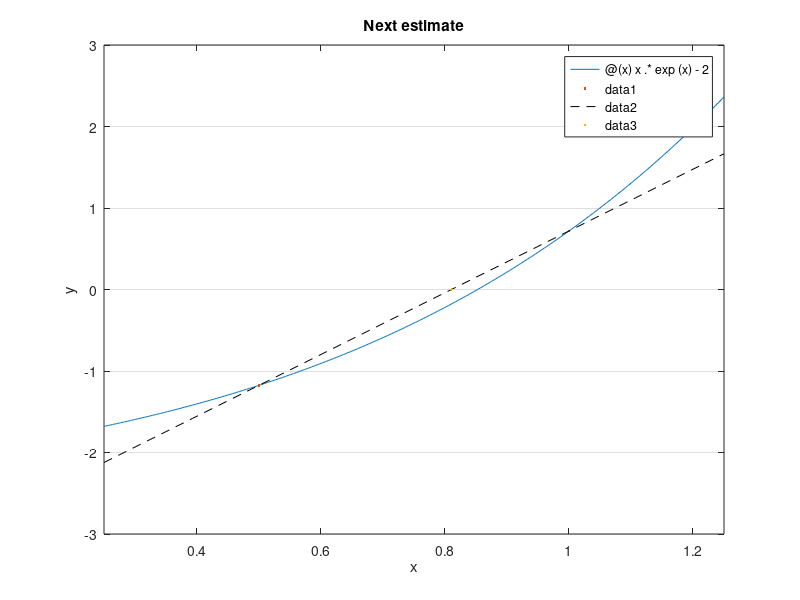

Here is the MATLAB script that generated this plot:
%%
% We return to finding a root of the equation $xe^x=2$.
f = @(x) x.*exp(x) - 2;
fplot(f,[0.25 1.25])
set(gca,'ygrid','on')  % ignore this line
xlabel('x'), ylabel('y')    % ignore this line
title('Objective function')    % ignore this line

%%
% From the graph, it's clear that there is a root near $x=1$. To be more
% precise, there is a root in the interval $[0.5,1]$. So let us take the
% endpoints of that interval as _two_ initial approximations. 
x1 = 1;    f1 = f(x1);
x2 = 0.5;  f2 = f(x2);
hold on, plot([x1 x2],[f1 f2],'.')
title('Two initial guesses')    % ignore this line

%%
% Instead of constructing the tangent line by evaluating the derivative, we
% can construct a linear model function by drawing the line between the two
% points $\bigl(x_1,f(x_1)\bigr)$ and $\bigl(x_2,f(x_2)\bigr)$. This is
% called a _secant line_.
slope2 = (f2-f1) / (x2-x1);
secant2 = @(x) f2 + slope2*(x-x2);

%%
% As before, the next value in the iteration is the root of this linear
% model. 
fplot(secant2,[0.25 1.25],'k--')
x3 = x2 - f2/slope2;
f3 = f(x3)
plot(x3,0,'.')
title('Next estimate')    % ignore this line

%%
% For the next linear model, we use the line through the two most recent
% points. The next iterate is the root of that secant line, and so on.
slope2 = (f3-f2) / (x3-x2);
x4 = x3 - f3/slope2;
f4 = f(x4)
